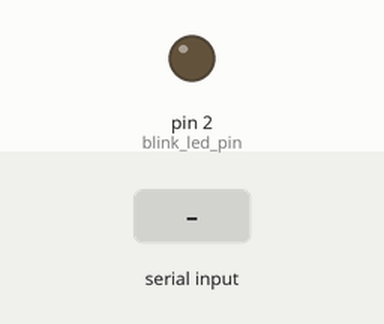
Simulated run of this sketch. Board: Arduino Uno, built with avr-gcc and run on an emulated ATmega328P. On the bench: output pins drawn as LEDs (lit = HIGH). Inputs (shaded band) come from the test bench. What the sketch prints to the serial monitor is not drawn.

Above: at 1.2 s.
1.3 s: "help\n" received over Serial
At 2.9 s:
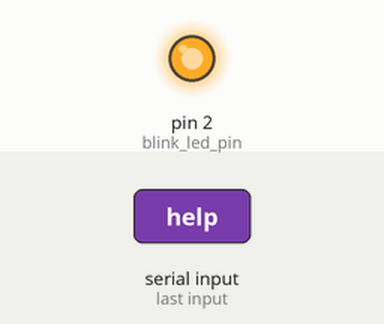
4.3 s: "hello\n" received over Serial
7.3 s: "status\n" received over Serial
At 32.5 s:
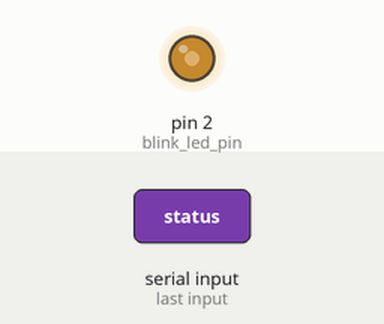
Timing chart, 0 to 34.2 s (numbered marks = the images above; inputs shaded):
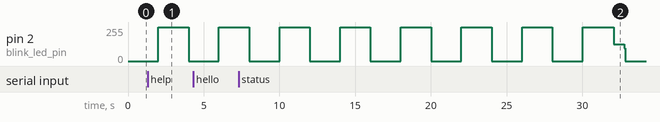

The sketch:

command_demo.ino
```cpp
String command = ""; // Stores the incoming command from the serial monitor

int blink_led_pin = 2;
int last_blink_t = 0;
int blink_interval = 2000;

void setup() {
  Serial.begin(9600); // Initialize serial communication at 9600 baud rate
  Serial.println("Arduino Terminal Ready.");
  init_blink();
  printPrompt();
}

void loop() {
  if (Serial.available()) { // Check if data is available to read from serial
    char incomingChar = Serial.read(); // Read the incoming character

    if (incomingChar == '\n' || incomingChar == '\r') { // If Enter key is pressed
      processCommand(command); // Process the received command
      command = ""; // Clear the command string for the next input
      printPrompt();
    } else {
      command += incomingChar; // Append the character to the command string
    }
  }

  handle_blink();
}

void init_blink() {
  pinMode(blink_led_pin, OUTPUT);
  last_blink_t = millis();
}

void handle_blink() {
  int now = millis();

  int want_toggle = 0;

  if (last_blink_t + blink_interval < now) {
    last_blink_t = now;
    want_toggle = 1;
  }

  if (want_toggle) {
    int blink_state = digitalRead(blink_led_pin);
    digitalWrite(blink_led_pin,!blink_state);
  }
}

void printPrompt() {
  Serial.print("> "); // Print the command prompt
}

void processCommand(String cmd) {
  cmd.trim(); // Remove leading/trailing whitespace

  if (cmd == "help") {
    Serial.println("Available commands:");
    Serial.println("  help - Display this help message");
    Serial.println("  hello - Greet the user");
    Serial.println("  status - Show a simple status message");
  } else if (cmd == "hello") {
    Serial.println("Hello there!");
  } else if (cmd == "status") {
    Serial.println("System operational.");
  } else if (cmd.length() > 0) { // If a non-empty, unrecognized command is entered
    Serial.print("Unknown command: ");
    Serial.println(cmd);
  }
}
```
